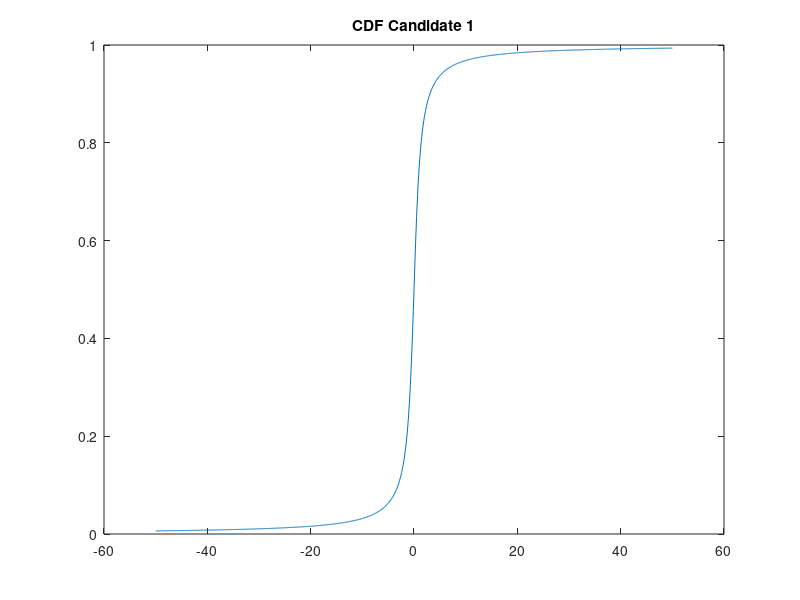

MATLAB code to generate this figure: (Note: this script raises an error after producing the figure.)
% Case 1
x1 = -50:0.1:50;
cdf1 = 1/2 + 1/pi*atan(x1);
plot(x1, cdf1);
title("CDF Candidate 1");

% Case 2
x2 = -5:0.1:25;
cdf2 = (1 - exp(-x2)).*step(x2);
plot(x2, cdf2);
title("CDF Candidate 2");

% Case 3
x3 = -5:0.1:5;
cdf3 = exp(-x3.^2);
plot(x3, cdf3);
title("CDF Candidate 3");

% Case 4
x4 = -5:0.1:10;
cdf4 = x4.^2 .* step(x4);
plot(x4, cdf4);
title("CDF Candidate 4");
%%%%%%%%%%%%%%%%%%%%%%%%%%%%%%%%%%%%%%%%%%%
%%%%%%%%%% Necessary functions %%%%%%%%%%%%

function y = step(x)
    y = zeros(size(x));
    for i=1:length(y)
        if x(i) >= 0
            y(i) = 1;
        else
            y(i) = 0;
        end
    end
end